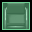

A level layout from a 2D game, rendered from its tile map. Below: a short description, then the map file with tile-grid data replaced by summaries:
An orthogonal 1x1 tile map with 32x32 px tiles, 2 tile layers (dynamics, collision), 1 hidden layer not drawn, 4 tilesets.

<map version="1.0" orientation="orthogonal" width="1" height="1" tilewidth="32" tileheight="32">
 <tileset firstgid="1" name="furniture-modern" tilewidth="32" tileheight="32">
  <image source="../maps/graphics/tiles/furniture-modern.png" width="512" height="512" />
 </tileset>
 <tileset firstgid="257" name="furniture-placement" tilewidth="32" tileheight="32">
  <image source="../maps/graphics/tiles/furniture-placement.png" width="64" height="64" />
  <tile id="2">
   <properties>
    <property name="constraint" value="ground" />
   </properties>
  </tile>
  <tile id="3">
   <properties>
    <property name="constraint" value="wall" />
   </properties>
  </tile>
 </tileset>
 <tileset firstgid="261" name="collision" tilewidth="32" tileheight="32">
  <image source="../maps/graphics/tiles/collision.png" width="64" height="64" />
  <tile id="2">
   <properties>
    <property name="transient" value="" />
   </properties>
  </tile>
 </tileset>
 <tileset firstgid="265" name="future-obj1" tilewidth="32" tileheight="32">
  <image source="../image-atlases/future-obj1.png" width="512" height="512" />
 </tileset>
 <layer name="dynamics" width="1" height="1">
  <properties>
   <property name="category" value="low" />
  </properties>
  <data>[1 cells, 1 non-empty, 1 distinct tile ids]</data>
 </layer>
 <layer name="constraints" width="1" height="1" visible="0">
  <data>[1 cells, 1 non-empty, 1 distinct tile ids]</data>
 </layer>
 <layer name="collision" width="1" height="1">
  <data>[1 cells, 1 non-empty, 1 distinct tile ids]</data>
 </layer>
</map>
